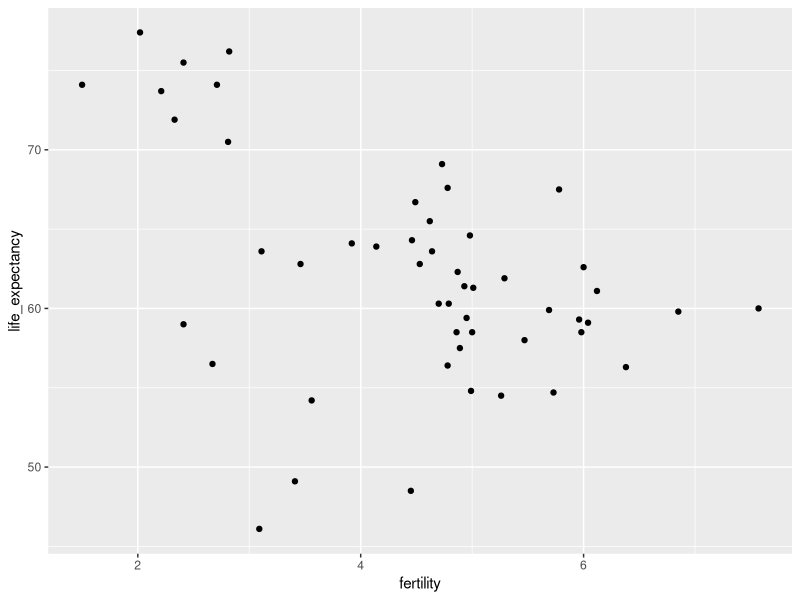

R code for this plot:
## Cargamos las librerías y seleccionamos los datos
library(dplyr)
library(ggplot2)
library(dslabs)
data(gapminder)

## Creamos el scatterplot
gapminder %>% #Asignamos los datos al objeto ggplot
    filter(continent == "Africa" & year == 2012) %>% # continente y año
    ggplot(aes(fertility, life_expectancy)) + # Variables
    geom_point() # Agregamos la capa del scatterplot
